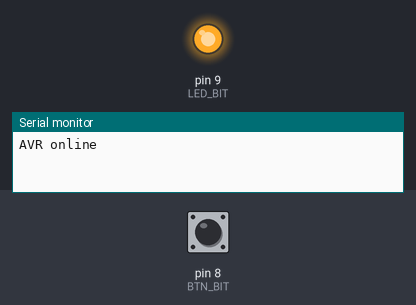
Simulated run of this sketch. Board: Arduino Uno, built with avr-gcc and run on an emulated ATmega328P. Parts: output pins drawn as LEDs (lit = HIGH), the last lines printed to the serial monitor. The test bench sets the inputs (shaded band); at power-on: pin 8 (BTN_BIT) HIGH.

Above: at 0.2 s.
At 1.4 s:
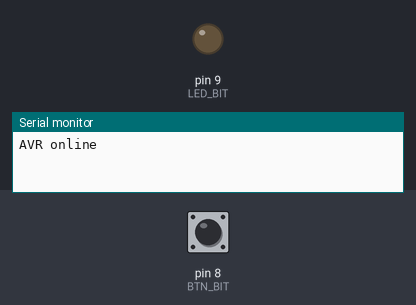
1.5 s: pin 8 (BTN_BIT) pulled LOW for 0.15 s
At 1.9 s:
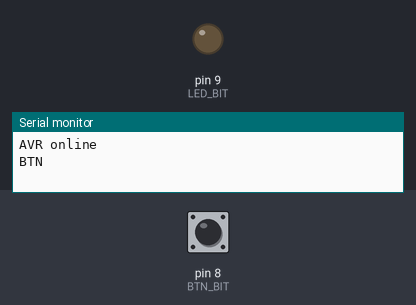
Timing chart, 0 to 4.5 s (numbered marks = the images above; inputs shaded):
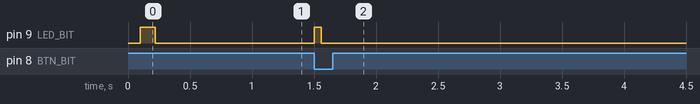

The sketch:

atmega16_uart_btn.ino
```cpp
/*
 * ATmega16 — button → UART to ESP32
 * MightyCore: ATmega16, Internal 8 MHz, USBasp, Upload Using Programmer
 * PB0 button→GND, PB1 LED optional, PD1 TX → divider → ESP32 GPIO16
 */
const uint8_t BTN_BIT = PB0;
const uint8_t LED_BIT = PB1;
const unsigned long DEBOUNCE_MS = 40;
const unsigned long COOLDOWN_MS = 800;
bool lastStableHigh = true;
unsigned long lastChangeMs = 0;
unsigned long lastSendMs = 0;
void pulseLed(unsigned long ms) {
  PORTB |= (1 << LED_BIT);
  delay(ms);
  PORTB &= ~(1 << LED_BIT);
}
void setup() {
  DDRB |= (1 << LED_BIT);
  DDRB &= ~(1 << BTN_BIT);
  PORTB |= (1 << BTN_BIT);
  PORTB &= ~(1 << LED_BIT);
  Serial.begin(9600);
  delay(100);
  Serial.println(F("AVR online"));
  pulseLed(120);
}
void loop() {
  const bool pinHigh = (PINB & (1 << BTN_BIT)) != 0;
  const unsigned long now = millis();
  if (pinHigh != lastStableHigh && (now - lastChangeMs) > DEBOUNCE_MS) {
    lastChangeMs = now;
    lastStableHigh = pinHigh;
    if (!pinHigh && (now - lastSendMs) > COOLDOWN_MS) {
      lastSendMs = now;
      Serial.println(F("BTN"));
      pulseLed(60);
    }
  }
}
```

Measured:
- after the input at 1.5 s, pin 9 (LED_BIT): LOW → HIGH at once, → LOW 0.06 s later
